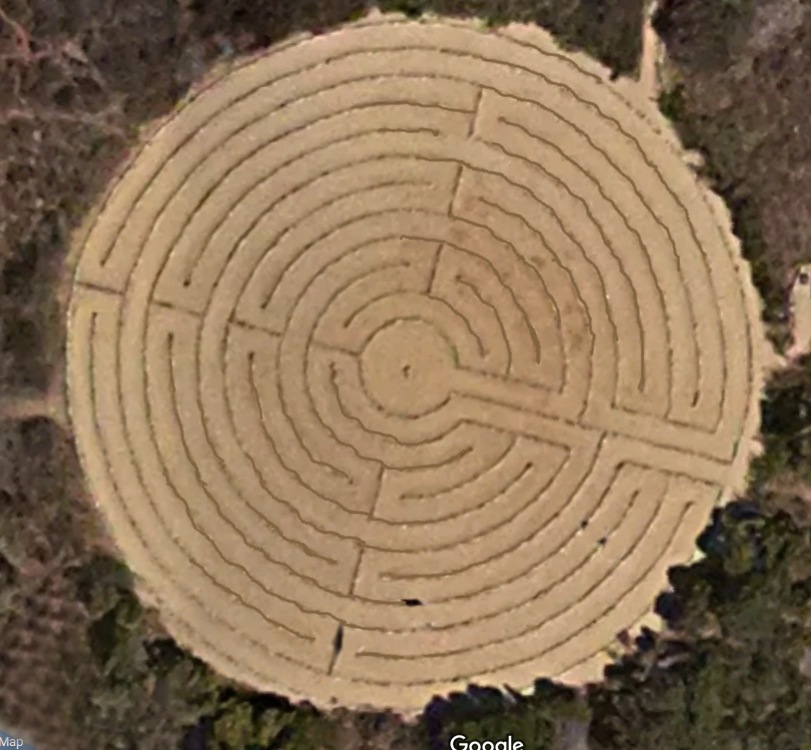
#> input picture sbHacks/labyrinth.png, 811 x 750 px
$ python labyrinth.py
#> lines starting #> are read from the running program, lines starting #| are printed output that depends on the picture
import cv2
import numpy as np
from matplotlib import pyplot as plt


if __name__ == "__main__":
    img = cv2.imread('labyrinth.png',0)
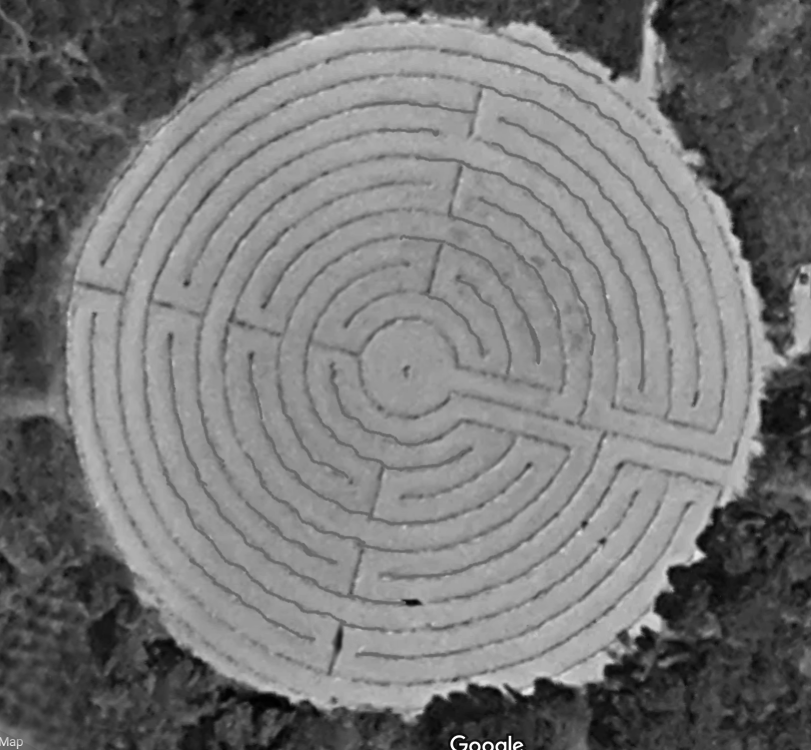
#> img: shape (750, 811); min 0, max 255, mean 118.8
    img = cv2.fastNlMeansDenoising(img,None,5,7,21)
    edges = cv2.Canny(img,70,80)
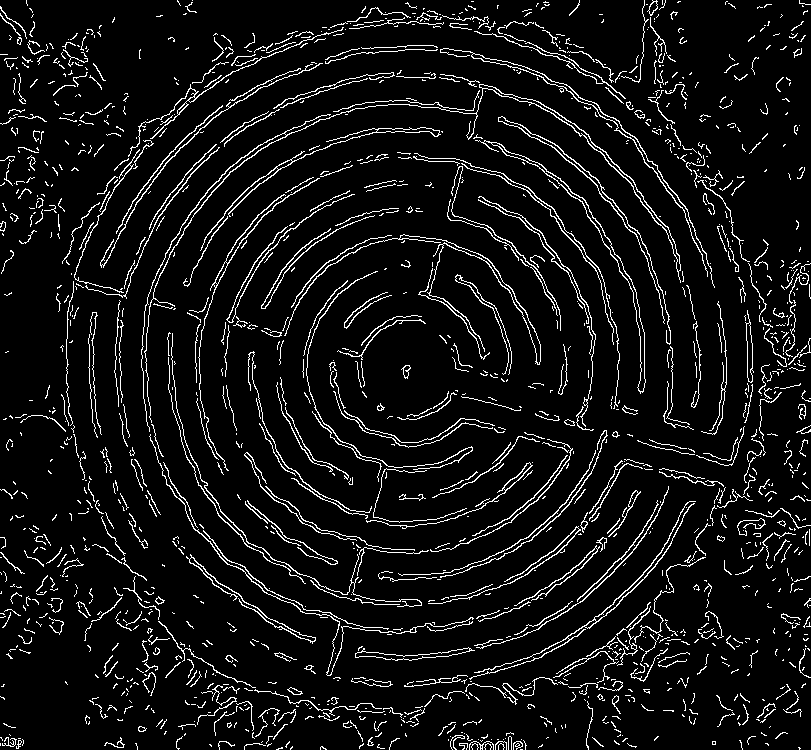
#> edges: shape (750, 811); 7.5% white in thin lines or dots

    plt.subplot(121),plt.imshow(img,cmap = 'gray')
    plt.title('Original Image'), plt.xticks([]), plt.yticks([])
    plt.subplot(122),plt.imshow(edges,cmap = 'gray')
    plt.title('Edge Image'), plt.xticks([]), plt.yticks([])
    print(np.shape(edges))
#| (750, 811)
    plt.show()
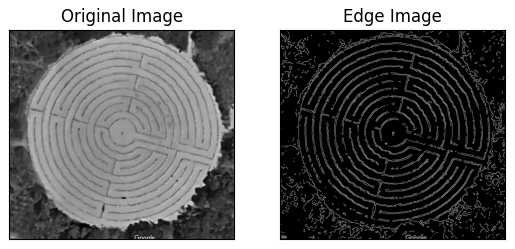
#> figure drawn by matplotlib, 2 panels
